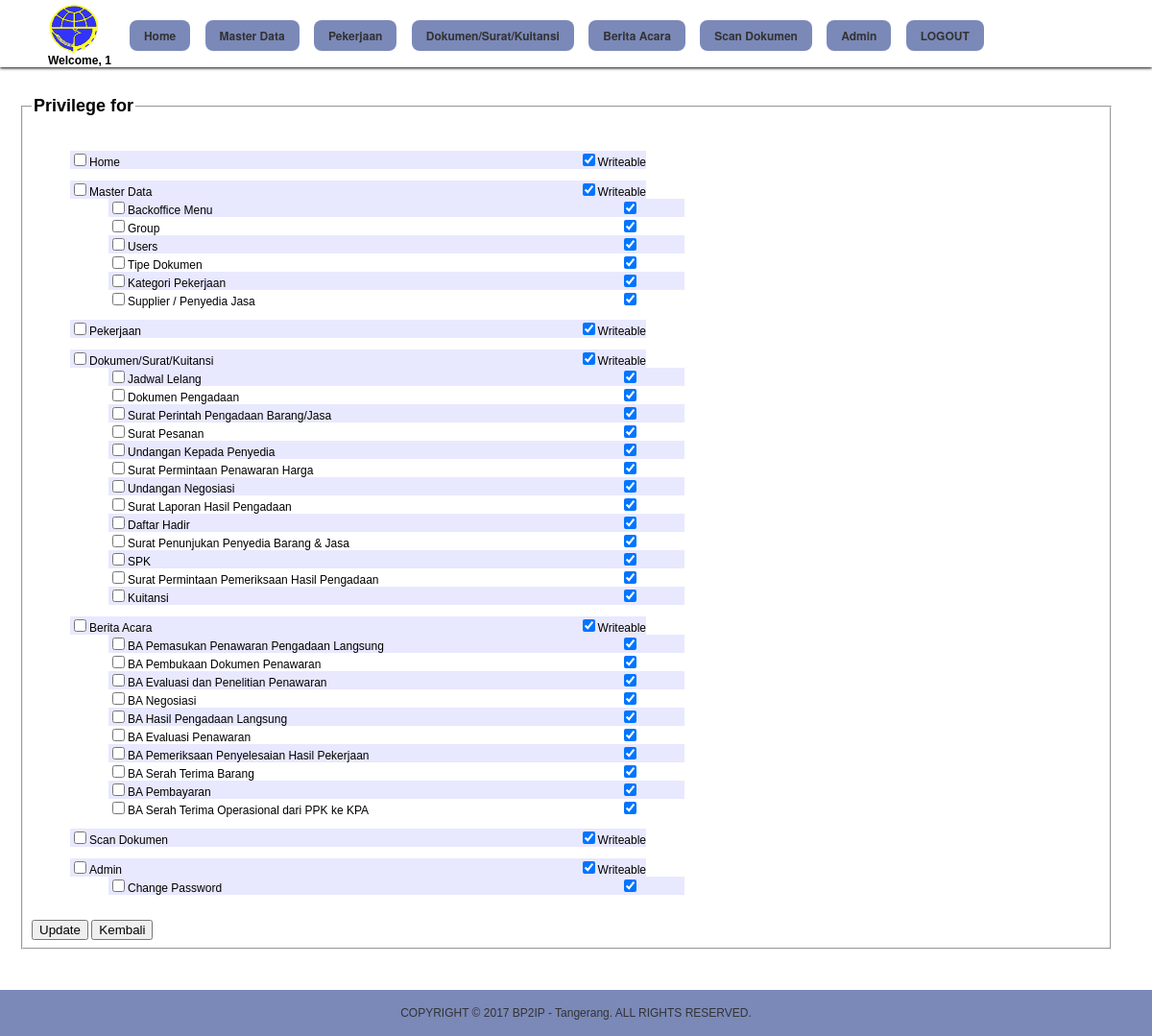
Page /menu_privileges.php (signed in) on the committed database.
### tables this page shows
CREATE TABLE `backoffice_menu` (
  `id` int(11) NOT NULL AUTO_INCREMENT,
  `seqno` int(11) NOT NULL,
  `parent_id` int(11) NOT NULL,
  `name` varchar(100) NOT NULL,
  `url` varchar(100) NOT NULL,
  `is_active` tinyint(4) NOT NULL,
  `created_at` datetime DEFAULT NULL,
  `created_by` varchar(100) NOT NULL,
  `created_ip` varchar(20) DEFAULT NULL,
  `updated_at` datetime DEFAULT NULL,
  `updated_by` varchar(100) NOT NULL,
  `updated_ip` varchar(20) DEFAULT NULL,
  `xtimestamp` timestamp NOT NULL DEFAULT CURRENT_TIMESTAMP ON UPDATE CURRENT_TIMESTAMP,
  PRIMARY KEY (`id`)
);

### common.php (called while the page is built, shortened)
<?php
	$__appstitle				= "Aplikasi Database Arsip BP2IP - Tangerang";
	$__isloggedin				= @$_SESSION["isloggedin"];
	$__user_id					= @$_SESSION["user_id"];
	$__fullname					= @$_SESSION["fullname"];
	include_once "classes/database.php";
    include_once "classes/form_elements.php";
    include_once "classes/tables.php";
	$db = new Database();
	$f = new FormElements();
	$t = new Tables();
	$__group_id 				= $db->fetch_single_data("users","group_id",array("id" => $__user_id));
	if($__group_id > 0){
		$db->addtable("backoffice_menu_privileges");
		$db->addfield("backoffice_menu_id");
		$db->where("group_id",$__group_id);
	} else if($__user_id == 1) {
		$db->addtable("backoffice_menu");
		$db->addfield("id");
	}
	$arrmenu = $db->fetch_data(true);
	foreach($arrmenu as $menu){
		$__menu_ids[$menu[0]] = 1;
	}
	function javascript($script){  ?> <script> $( document ).ready(function() { <?=$script;?> }); </script> <?php }

### classes/database.php (called while the page is built, shortened)
<?php
    class Database {
        protected $host   = "";
        protected $user   = "";
        protected $pass   = "";
        protected $dbname = "";
        protected $tables = array();
        protected $fields = array();
        protected $where  = array();
        protected $order  = array();
        protected $limit  = "";
		protected $db;
		public function __construct(){
			$this->lines = file($_SERVER["DOCUMENT_ROOT"]."/db_config_arsiparis_ulp.txt");
			$this->arrconfig = explode("|",$this->lines[0]);
			$this->host   = $this->arrconfig[0];
			$this->user   = $this->arrconfig[1];
			$this->pass   = $this->arrconfig[2];
			$this->dbname = $this->arrconfig[3];
			$this->db = $this->conn();
		}
        protected function conn(){
			return mysqli_connect($this->host,$this->user,$this->pass,$this->dbname);
        }
        protected function execute($sql){
            return mysqli_query($this->db,$sql);
        }
        public function fetch_query($sql,$withindex = false){
            $hsl = $this->execute($sql);
            if(mysqli_affected_rows($this->db)>0){
                if(mysqli_affected_rows($this->db)>1 || $withindex){
                    $arr = array();
                    while($temp = mysqli_fetch_array($hsl)){ $arr[] = $temp; }
                    return $arr;
                } else {
                    return mysqli_fetch_array($hsl);
                }
            }
            return array();
        }
        protected function fetch_data_clear(){
            $this->tables = array();
            $this->fields = array();
            $this->where = array();
            $this->awhere = "";
            $this->order = array();
            $this->limit = "";
            $this->joiners = array();
        }
        public function addtable($table){
            array_push($this->tables,$table);
        }
        public function addfield($field,$tablekey=0){
			if(stripos(" ".$field,"concat(") == 0 && stripos(" ".$field,"count(") == 0){
				$arrfield = explode(",",$field);
				foreach($arrfield as $_field){
					$this->fields[$_field]=$tablekey;
				}
			} else {
				$this->fields[$field]=$tablekey;
			}
        }
        public function where($field,$value,$datatype = 's',$operator = '=',$tablekey = 0){
            if(!$datatype) $datatype = "s";
            if(!$operator) $operator = "=";
            $this->where[] = array("tablekey"=>$tablekey,"field"=>$field,"value"=>$value,"datatype"=>$datatype,"operator"=>$operator);
        }
        public function order($field,$tablekey = 0){
            $this->order[] = array("tablekey"=>$tablekey,"field"=>$field);
        }
        public function limit($value){
            $this->limit = $value;
        }
		public function fetch_single_data($table,$field,$wheres,$orders = array()) {
			if(count($wheres) > 0) {
				foreach($wheres as $condition => $value) {
					$values = explode(":",$value);
				}
			}
			return $this->fetch_data(false,0);
		}
        public function fetch_data($withindex = false,$field_index = null){
            $_fields = "";
			if(count($this->fields) > 0){
				foreach ($this->fields as $field => $tablekey){
					if(stripos(" ".$field,"concat(") > 0 || stripos(" ".$field,"count(") > 0){
						$_fields .= $field.",";
					} else {
						$_fields .= $this->tables[$tablekey].".`".$field."`,";
					}
				}
				$_fields = substr($_fields,0,-1);
			} else {
				$_fields = " * ";
			}
            foreach ($this->tables as $key => $table){
                if($key == 0) {
                    $_tables = $table;
                } else {
                    $_tables .= " INNER JOIN ".$table." ON ".$joinkeys[$key-1];
                }
            }
            $whereclause = "";
            foreach($this->where as $arr){
                $wherevalue = " ".$arr["operator"]." ";
				if(strtoupper($arr["operator"]) == "IN"){
						$wherevalue .= "(".$this->in_value($arr["value"]).")";
				}else{
					if($arr["datatype"] == 's'){
						$wherevalue .= "'".$arr["value"]."'";
					}else{
						$wherevalue .= $arr["value"];
					}
				}
                $whereclause .= " ".$this->tables[$arr["tablekey"]].".".$arr["field"].$wherevalue." AND";
            }
            if($whereclause) $whereclause = "WHERE ".substr($whereclause,0,-4);
			$orderclause = "";
            foreach($this->order as $arr){
                $orderclause .= $this->tables[$arr["tablekey"]].".".$arr["field"].",";
            }
            if($orderclause) $orderclause = "ORDER BY ".substr($orderclause,0,-1);
			if($this->limit != ""){$limit = " LIMIT ".$this->limit;} else {$limit = "";}
            $return = $this->fetch_query("SELECT $_fields FROM $_tables $whereclause $orderclause $limit",$withindex);
			if(is_null($field_index)){
				return $return;
			} else {
				if(count($return) > 0) return $return[$field_index];
			}
        }
    }
?>

### menu_privileges.php (the view, shortened to what this page needs)
<?php include_once "head.php";?>
	<fieldset>
	<legend class="bo_title">Privilege for <?=$db->fetch_single_data("groups","name",array("id"=>$_GET["id"]));?></legend>
	<form method="POST" action="?id=<?=$_GET["id"];?>">
	<?php
			$group_exist = $db->fetch_single_data("backoffice_menu_privileges","id",array("group_id" => $_GET["id"]));
			$db->addtable("backoffice_menu"); $db->addfield("id,name"); $db->where("parent_id",0); $db->order("seqno");
			$arrmenu = $db->fetch_data(true);
			foreach($arrmenu as $menu){
				$checked = "";
				$is_writable_checked = "";
				if($db->fetch_single_data("backoffice_menu_privileges","privilege",array("group_id"=>$_GET["id"],"backoffice_menu_id"=>$menu["id"])) > 1 || !$group_exist){$is_writable_checked = "checked";}
				echo "<ul class='menu_list' style='list-style-type:none'>";
				echo "<li><div>".$f->input("is_check[".$menu["id"]."]","1","type='checkbox' ".$checked).$menu["name"];
				echo "<div style='float:right;'>".$f->input("is_writable[".$menu["id"]."]","1","type='checkbox' ".$is_writable_checked)."Writeable</div></div></li>";
				$db->addtable("backoffice_menu"); $db->addfield("id,name"); $db->where("parent_id",$menu["id"]); $db->order("seqno");
				$arrsubmenu = $db->fetch_data(true);
				if(count($arrsubmenu) > 0){
					echo "<ul class='menu_list' style='list-style-type:none'>";
					foreach($arrsubmenu as $submenu){
						$checked = "";
						$is_writable_checked = "";
						if($db->fetch_single_data("backoffice_menu_privileges","privilege",array("group_id"=>$_GET["id"],"backoffice_menu_id"=>$submenu["id"])) > 1 || !$group_exist){$is_writable_checked = "checked";}
						echo "<li><div><a>".$f->input("is_check[".$submenu["id"]."]","1","type='checkbox' ".$checked).$submenu["name"];
						echo "<div style='float:right;'>".$f->input("is_writable[".$submenu["id"]."]","1","type='checkbox' ".$is_writable_checked)."&nbsp;&nbsp;&nbsp;&nbsp;&nbsp;&nbsp;&nbsp;&nbsp;&nbsp;&nbsp;&nbsp;&nbsp;&nbsp;&nbsp;</div></div></li>";
					}
					echo "</ul>";
				}
				echo "</ul>";
			}
			echo "<br>";
	?>
	<?=$f->input("save","Update","type='submit'");?> <?=$f->input("back","Kembali","type='button' onclick=\"window.location='groups_list.php';\"");?>
	</form>
	</fieldset>
<?php include_once "footer.php";?>

### head.php (shortened to what this page needs)
<?php include_once "common.php"; ?>
<!DOCTYPE html PUBLIC "-//W3C//DTD XHTML 1.0 Transitional//EN" "http://www.w3.org/TR/xhtml1/DTD/xhtml1-transitional.dtd">
<?php if(!$_isexport){ ?>
	<html>
		<head>
			<link rel="stylesheet" type="text/css" href="styles/style.css">
			<link rel="stylesheet" type="text/css" href="backoffice.css">
			<link rel="stylesheet" type="text/css" href="calendar/calendar-win2k-cold-1.css">
			<link rel="stylesheet" type="text/css" href="styles/jquery.fancybox.css" media="screen" />
			<link rel="stylesheet" href="font/font.css">
		</head>
		<body id="bodyid" style="margin:0px;">
			<?php include_once "menu.php";?>
			<?php
				if($__isloggedin){
			?>
				<div style="width:95%;margin-top:20px;margin-left:20px;margin-right:20px;">
			<?php
				}
			?>
<?php } ?>

### menu.php (shortened to what this page needs)
<header class="fixedHeader">
	<table width="100%">
		<tr>
			<td>&nbsp;</td>
			<td align="center" width="1100">
				<table style="background-color: rgba(255, 255, 255, 0.0);height:60px;width:100%;" cellpadding="0" cellspacing="0">
					<tr>
						<td nowrap width="1">
							<img src="images/logo.jpg" style="height:52px;cursor:pointer;border:0px;" alt="<?=$__appstitle;?>" title="<?=$__appstitle;?>" onclick="window.location='index.php';">
						</td>
						<td style="width:30px;" align="left" nowrap>
						<td align="left" valign="top" nowrap>
							<nav id="primary_nav_wrap">
								<ul>
									<?php
										if($__isloggedin){
											$db->addtable("backoffice_menu"); $db->addfield("id,name,url"); $db->where("parent_id",0); $db->where("is_active","1"); $db->order("seqno");
											$arrmenu = $db->fetch_data(true);
											foreach($arrmenu as $menu){
												if($__menu_ids[$menu["id"]]){
													echo "<li class='bo_menu'><a href='".$menu["url"]."'>".$menu["name"]."</a>";
													echo "</li>";
													echo "<li>&nbsp;</li>";
												}
											}
											echo "<li class='bo_menu'><a href='index.php?logout_action=1'>LOGOUT</a></li>";
										}
									?>
								</ul>
							</nav>
						</td>
					</tr>
					<tr>
						<td colspan="3">
							<?php if($__isloggedin){ ?>
								<b>Welcome, <?=$__fullname;?></b>
							<?php } ?>
						</td>
					</tr>
				</table>
			</td>
			<td>&nbsp;</td>
		</tr>
	</table>
</header>
<div style="height:80px;"></div>

### classes/form_elements.php (shortened to what this page needs)
<?php
class FormElements extends Database {
    public function input($name,$value="",$attr="",$class=""){
		if ($value!="") $value='value="'.$value.'"';
        return '<input name="'.$name.'" id="'.$name.'" '.$value.' '.$attr.' '.$class.' onmouseover="try{ hiding_select_box(\'\'); } catch(e){}">';
    }
}
?>

### footer.php
<?php if(!$_isexport){ ?>
	</div>
			<br>
			<br>
			<br>
			<div class="footer_area" id="footer_area">
				<div>
					<br>
					<?=$t->start("width='900'");?>
						<?=$t->row(array("COPYRIGHT &copy; ".date("Y")." BP2IP - Tangerang. ALL RIGHTS RESERVED."),array("align='middle' style='color:#333;'"));?>
					<?=$t->end();?>
					<br>
				</div>
			</div>
		</body>
	</html>
<?php } ?>

### classes/tables.php (shortened to what this page needs)
<?php
class Tables{
    public function start($attr="",$name="",$class=""){
        return "<table name='$name' id='$name' $attr class='$class'>";
    }
	public function end(){
		return "</table>";
	}
    public function row($columns,$col_attrs=array("nowrap valign='top'"),$row_attr="",$class=""){
		$return = '<tr '.$row_attr.' class="'.$class.'">';
		foreach($columns as $key => $column){
			if(count($col_attrs) <= 1){ $col_attr = $col_attrs[0]; } else {$col_attr = @$col_attrs[$key];}
			$return .= '<td '.$col_attr.'>'.$column.'</td>';
		}
		$return .= "</tr>";
		return $return;
	}
}
?>

### styles/style.css (style rules this page uses)
body { font-family: Helvetica,Arial,sans-serif; font-size:12px; background-color:#E5E5E5; }
.fixedHeader { position: fixed; top: 0px; left: 0px; z-index: 2000; width: 100%; }
.fixedHeader:first-child { height:70px; box-shadow: 0px 1px 3px #000; background-color: rgba(255, 255, 255, 0.80); }
.footer_area { position :absolute; width:100%; background-color: rgba(67, 87, 156, 0.7); }
.footer_area div { display:table; margin:auto; }

### backoffice.css (style rules this page uses)
.bo_title { font-size:18px; font-weight:bolder; margin-bottom:20px; }
.bo_menu { position:relative; float:left; cursor:pointer; font-size:14px; -moz-border-radius: 8px; -webkit-border-radius: 8px; background-color:rgba(67, 87, 156, 0.7); }
#primary_nav_wrap { margin-top:15px }
#primary_nav_wrap ul { list-style:none; position:relative; float:left; margin:0; padding:0 }
#primary_nav_wrap ul a { display:block; color:#333; text-decoration:none; font-weight:700; font-size:12px; line-height:32px; padding:0 15px; font-family:"HelveticaNeue","Helvetica Neue",Helvetica,Arial,sans-serif }
#primary_nav_wrap ul li { position:relative; float:left; margin:3px; padding:0 }

### menu_privileges.php (style rules this page uses)
.menu_list li:nth-child(odd) { background-color: rgb(232, 232, 255); }
.menu_list { width:600px; }

### rows in the picture
backoffice_menu: name "Home"
backoffice_menu: name "Master Data"
backoffice_menu: name "Pekerjaan"
backoffice_menu: name "Dokumen/Surat/Kuitansi"
backoffice_menu: name "Berita Acara"
backoffice_menu: name "Scan Dokumen"
backoffice_menu: name "Admin"
backoffice_menu: name "Backoffice Menu"
backoffice_menu: name "Group"
backoffice_menu: name "Users"
backoffice_menu: name "Tipe Dokumen"
backoffice_menu: name "Kategori Pekerjaan"
backoffice_menu: name "Supplier / Penyedia Jasa"
backoffice_menu: name "Jadwal Lelang"
backoffice_menu: name "Dokumen Pengadaan"
backoffice_menu: name "Surat Perintah Pengadaan Barang/Jasa"
backoffice_menu: name "Surat Pesanan"
backoffice_menu: name "Undangan Kepada Penyedia"
backoffice_menu: name "Surat Permintaan Penawaran Harga"
backoffice_menu: name "Undangan Negosiasi"
backoffice_menu: name "Surat Laporan Hasil Pengadaan"
backoffice_menu: name "Daftar Hadir"
backoffice_menu: name "Surat Penunjukan Penyedia Barang & Jasa"
backoffice_menu: name "SPK"
backoffice_menu: name "Surat Permintaan Pemeriksaan Hasil Pengadaan"
backoffice_menu: name "Kuitansi"
backoffice_menu: name "BA Pemasukan Penawaran Pengadaan Langsung"
backoffice_menu: name "BA Pembukaan Dokumen Penawaran"
backoffice_menu: name "BA Evaluasi dan Penelitian Penawaran"
backoffice_menu: name "BA Negosiasi"
backoffice_menu: name "BA Hasil Pengadaan Langsung"
backoffice_menu: name "BA Evaluasi Penawaran"
backoffice_menu: name "BA Pemeriksaan Penyelesaian Hasil Pekerjaan"
backoffice_menu: name "BA Serah Terima Barang"
backoffice_menu: name "BA Pembayaran"
backoffice_menu: name "BA Serah Terima Operasional dari PPK ke KPA"
backoffice_menu: name "Change Password"

### other values in the picture
$__fullname "1"
$column "COPYRIGHT © 2017 BP2IP - Tangerang. ALL RIGHTS RESERVED."
